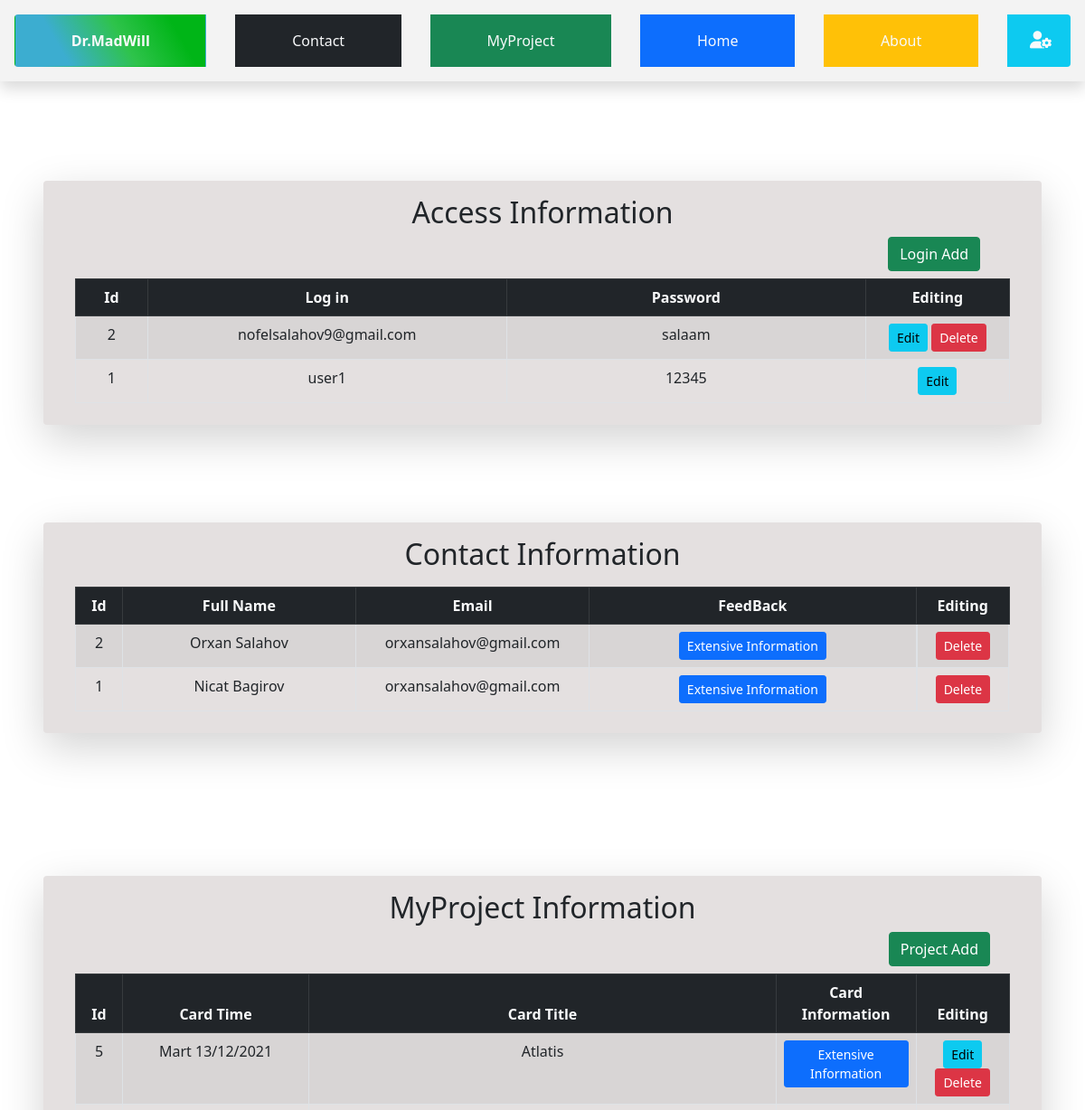
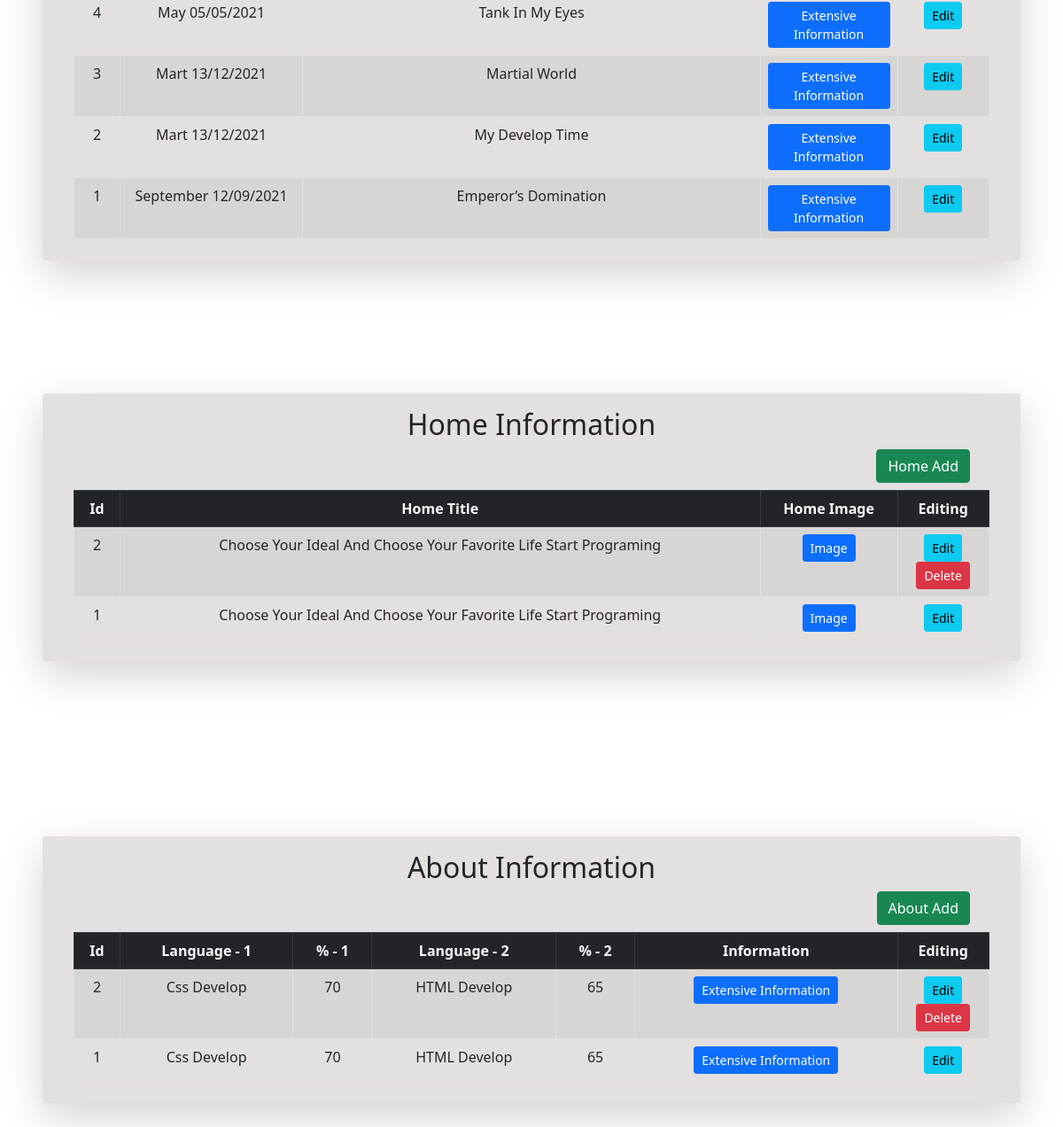
/admin/main/, run on the app's committed database (2 pictures, top to bottom).
### postd/models.py (models this page shows, shortened)
class Admin(db.Model):
    id = db.Column(db.Integer, primary_key=True)
    login= db.Column(db.String(100), unique=True, nullable=False)
    password = db.Column(db.String(100), nullable=False)

class Contactin(db.Model):
    id = db.Column(db.Integer, primary_key=True)
    fulname = db.Column(db.String(25), nullable=False)
    email = db.Column(db.String(50), nullable=False)
    message = db.Column(db.Text, nullable=False)

class Projectin(db.Model):
    id = db.Column(db.Integer, primary_key=True)
    protime = db.Column(db.String(25), nullable=False)
    protitle = db.Column(db.String(50), nullable=False)
    prosortcut = db.Column(db.String(80), nullable=False)
    projareya = db.Column(db.Text)
    cardTextadd=db.Column(db.String(210))
    projareya2 = db.Column(db.Text)
    projtitle = db.Column(db.String(100))
    listp = db.Column(db.String(70))
    listp1 = db.Column(db.String(70))
    listp2 = db.Column(db.String(70))
    listp3 = db.Column(db.String(70))
    listp4 = db.Column(db.String(70))
    listp5 = db.Column(db.String(70))
    listp6 = db.Column(db.String(70))
    listp7 = db.Column(db.String(70))
    projareya3 = db.Column(db.Text)
    proimg=db.Column(db.String(100))

class Homein(db.Model):
    id = db.Column(db.Integer, primary_key=True)
    info = db.Column(db.String(80), nullable=False)
    infoimg=db.Column(db.String(100))

class Aboutin(db.Model):
    id = db.Column(db.Integer, primary_key=True)
    aboutinfo1 = db.Column(db.String(160), nullable=False)
    aboutinfo2 = db.Column(db.String(160), nullable=False)
    disgen1 = db.Column(db.String(25),nullable=False)
    disgen1interest = db.Column(db.Integer,nullable=False)
    disgen2 = db.Column(db.String(25),nullable=False)
    disgen2interest = db.Column(db.Integer,nullable=False)
    disgen3 = db.Column(db.String(25),nullable=False)
    disgen3interest = db.Column(db.Integer,nullable=False)
    disgen4 = db.Column(db.String(25),nullable=False)
    disgen4interest = db.Column(db.Integer,nullable=False)
    disgen5 = db.Column(db.String(25),nullable=False)
    disgen5interest = db.Column(db.Integer,nullable=False)
    aboutinfoimg=db.Column(db.String(100))

### postd/routes.py (the view)
@app.route('/admin/main/',methods=['GET','POST'])
def adminmain():
    admin=Admin().query.all()
    admin=admin[::-1]
    contact=Contactin.query.all()
    contact=contact[::-1]
    home=Homein.query.all()
    home=home[::-1]
    project=Projectin.query.all()
    project=project[::-1]
    about=Aboutin.query.all()
    about=about[::-1]
    return render_template('admin/adminmain.html',contact=contact,home=home,about=about,project=project,admin=admin)

### postd/templates/admin/adminmain.html (shortened to what this page needs)
{% extends "admin/baseadmin.html" %}
{% block content %}
<div   class="d-flex flex-column align-items-center">
  <div  style="width:92%;background-color: #e4e0e0;"  class="d-flex  mb-2 p-2 rounded shadow-lg flex-column align-items-center" >
      <div class="d-flex mt-2 justify-content-center">
          <h2 >Access Information </h2>
      </div>
      <div style="width: 89%;" class="d-flex justify-content-end">
        <a class="btn btn-success " href="{{url_for('loginadd')}}">Login Add</a>
      </div>
      <table style="width: 95%;" class=" mt-2 text-center table table-hover table-striped table-bordered">
          <thead class="table-dark text-light">
              <tr style="text-align: center;" >
                  <th style="width:5% ;">Id </th>
                  <th class="w-25">Log in</th>
                  <th class="w-25">Password</th>
                  <th style="width: 10%;" >Editing</th>
              </tr>
          </thead>
          <tbody>
              {% for info in admin %}
                  <tr>
                      <td> {{info.id}} </td>
                      <td >{{info.login}}</td>
                      <td>
                        {{info.password}}
                      </td>
                      <td>
                          <a class="btn  btn-info btn-sm btn" href="{{url_for('editlogin', id=info.id)}}">Edit</a>
                          {% if info.id!=1 %}
                          <button type="button" class="btn btn-sm btn-danger" data-toggle="modal" data-target="#pe5exampleModalCenter{{info.id}}">
                              Delete
                          </button>
                          {% endif %}
                    </td>
                  </tr>
              {% endfor %}
          </tbody>
      </table>
  </div>
    <div  style="width:92%;background-color: #e4e0e0;"  class="d-flex  mb-2 p-2 rounded shadow-lg flex-column align-items-center" >
        <div class="d-flex mt-2 justify-content-center">
            <h2 >Contact Information </h2>
        </div>
        <table style="width: 95%;" class=" mt-2 text-center table table-hover table-striped table-bordered">
            <thead class="table-dark text-light">
                <tr style="text-align: center;" >
                    <th style="width:5% ;">Id </th>
                    <th class="w-25">Full Name</th>
                    <th class="w-25">Email</th>
                    <th>FeedBack</th>
                    <th style="width: 10%;" >Editing</th>
                </tr>
            </thead>
            <tbody>
                {% for info in contact %}
                    <tr>
                        <td> {{info.id}} </td>
                        <td class="text-capitalize">{{info.fulname}}</td>
                        <td>{{info.email}}</td>
                        <td>
                          <button type="button" class="btn btn-sm btn-primary" data-toggle="modal" data-target="#conexampleModalCenter{{info.id}}">
                            Extensive Information
                          </button>
                        </td>
                        <td class="d-flex justify-content-center" >
                            <button type="button" class="btn btn-sm btn-danger" data-toggle="modal" data-target="#cexampleModalCenter{{info.id}}">
                                Delete
                              </button>
                        </td>
                    </tr>
                {% endfor %}
            </tbody>
        </table>
    </div>
    <div  style="width:92%;background-color: #e4e0e0;"  class="d-flex  p-2 rounded shadow-lg flex-column align-items-center" >
        <div class="d-flex mt-2 justify-content-center">
            <h2 >MyProject Information </h2>
        </div>
        <div style="width: 91%;" class="d-flex justify-content-end">
            <a class="btn btn-success " href="{{url_for('adminpro')}}">Project Add</a>
        </div>
        <table style="width: 95%;" class=" mt-2 text-center table table-hover table-striped table-bordered">
            <thead class="table-dark text-light">
                <tr style="text-align: center;" >
                    <th style="width:5% ;" >Id</th>
                    <th style="width:20%;">Card Time</th>
                    <th >Card Title</th>
                    <th style="width:15%;" >Card Information</th>
                    <th style="width: 10%;" >Editing</th>
                </tr>
            </thead>
            <tbody>
                {% for info in project %}
                    <tr>
                        <td> {{info.id}} </td>
                        <td class="text-capitalize" >{{info.protime}}</td>
                        <td class="text-capitalize" >{{info.protitle}}</td>
                        <td>
                          <button type="button" class="btn btn-sm btn-primary" data-toggle="modal" data-target="#proexampleModalLong{{info.id}}">
                            Extensive Information
                          </button>
                        </td>
                        <td>
                            <a class="btn  btn-info btn-sm btn" href="{{url_for('editpro', id=info.id)}}">Edit</a>
                            {% if info.id>4  %}
                            <button type="button" class="btn btn-sm btn-danger" data-toggle="modal" data-target="#prseexampleModalCenter{{info.id}}">
                                Delete
                              </button>
                            {% endif %}
                        </td>
                    </tr>
                {% endfor %}
            </tbody>
        </table>
    </div>
    <div  style="width:92%;background-color: #e4e0e0;"  class="d-flex  p-2 rounded shadow-lg flex-column align-items-center" >
        <div class="d-flex mt-2 justify-content-center">
            <h2 >Home Information </h2>
        </div>
        <div style="width: 91%;" class="d-flex justify-content-end">
            <a class="btn btn-success " href="{{url_for('adminhome')}}">Home Add</a>
        </div>
        <table style="width: 95%;" class=" mt-2 text-center table table-hover table-striped table-bordered">
            <thead class="table-dark text-light">
                <tr style="text-align: center;" >
                    <th style="width:5% ;" >Id</th>
                    <th >Home Title</th>
                    <th style="width: 15%;">Home Image</th>
                    <th style="width: 10%;" >Editing</th>
                </tr>
            </thead>
            <tbody>
                {% for info in home %}
                    <tr>
                        <td> {{info.id}} </td>
                        <td class="text-capitalize" >
                          {{info.info}}
                        </td>
                        <td>
                          <button type="button" class="btn btn-sm btn-primary" data-toggle="modal" data-target="#hasexampleModalCenter{{info.id}}">
                            Image
                          </button>
                        </td>
                        <td>
                            <a class="btn  btn-info btn-sm btn" href="{{url_for('edithome', id=info.id)}}">Edit</a>
                            {% if info.id!=1 %}
                            <button type="button" class="btn btn-sm btn-danger" data-toggle="modal" data-target="#homexampleModalCenter{{info.id}}">
                                Delete
                              </button>
                              {% endif %}
                        </td>
                    </tr>
                {% endfor %}
            </tbody>
        </table>
    </div>
    <div  style="width:92%;background-color: #e4e0e0;margin:120px;"  class="d-flex mt-5 p-2 rounded shadow-lg flex-column align-items-center" >
        <div class="d-flex mt-2 justify-content-center">
            <h2 >About Information </h2>
        </div>
        <div style="width: 91%;" class="d-flex justify-content-end">
            <a class="btn btn-success " href="{{url_for('adminabout')}}">About Add</a>
        </div>
        <table style="width: 95%;" class=" mt-2 text-center table table-hover table-striped table-bordered">
            <thead class="table-dark text-light">
                <tr style="text-align: center;" >
                    <th style="width:5% ;" >Id</th>
                    <th  >Language - 1</th>
                    <th>% - 1</th>
                    <th  >Language - 2</th>
                    <th>% - 2</th>
                    <th >Information</th>
                    <th style="width: 10%;" >Editing</th>
                </tr>
            </thead>
            <tbody>
                {% for info in about %}
                    <tr>
                        <td> {{info.id}} </td>
                        <td class="text-capitalize" >{{info.disgen1}}</td>
                        <td class="text-capitalize" >{{info.disgen1interest}}</td>
                        <td class="text-capitalize" >{{info.disgen2}}</td>
                        <td class="text-capitalize" >{{info.disgen2interest}}</td>
                        <td>
                          <button type="button" class="btn btn-sm btn-primary" data-toggle="modal" data-target="#abbbexampleModalCenter{{info.id}}">
                            Extensive Information
                          </button>
                        </td>
                        <td>
                            <a class="btn  btn-info btn-sm btn" href="{{url_for('editabout', id=info.id)}}">Edit</a>
                            {% if info.id!=1 %}
                            <button type="button" class="btn btn-sm btn-danger" data-toggle="modal" data-target="#aexampleModalCenter{{info.id}}">
                                Delete
                              </button>
                            {% endif %}
                        </td>
                    </tr>
                {% endfor %}
            </tbody>
        </table>
    </div>
</div>
{% endblock %}

### postd/templates/admin/baseadmin.html (shortened to what this page needs)
<!DOCTYPE html>
<html lang="en">
<head>
  <link rel="stylesheet" href="https://cdnjs.cloudflare.com/ajax/libs/font-awesome/6.0.0-beta2/css/all.min.css" />
  <link rel="stylesheet" href="https://stackpath.bootstrapcdn.com/bootstrap/5.0.0-alpha1/css/bootstrap.min.css">
</head>
<body class="m-0 p-0">
  {% include 'admin/include/navbar.html' %}
    {% block content %}
    {% endblock %}
  </body>
</html>

### postd/templates/admin/include/navbar.html
<div style="background-color: #f3f3f3;  " class="btn-group fixed-top shadow d-flex justify-content-center  !spacing" role="group" aria-label="Basic example">
    <a style="background-image: linear-gradient(60deg, rgba(60,173,208,1) 25%, rgba(46,195,75,1) 56%, rgba(0,181,23,1) 83%); font-weight:800 ;" class="btn d-inline-block py-3 px-4  text-light m-3" href="{{url_for('main')}}">Dr.MadWill</a>
    <a class="btn d-inline-block py-3 px-4 bg-dark text-light m-3" href="{{url_for('adminmain')}}#contact">Contact</a>
    <a class="btn d-inline-block py-3 px-4 bg-success text-light m-3" href="{{url_for('adminmain')}}#project">MyProject</a>
    <a class="btn d-inline-block py-3 px-4 bg-primary text-light m-3" href="{{url_for('adminmain')}}#home">Home</a>
    <a class="btn d-inline-block py-3 px-4 bg-warning text-light m-3" href="{{url_for('adminmain')}}#about">About</a>
    <a style="max-width: 70px;" class="btn d-inline-block py-3 px-4 bg-info text-light m-3" href="{{url_for('adminmain')}}#acsess">
        <i style="font-size:1.2rem;" class="fas fa-user-cog"></i>
    </a>
</div>
<div style="height: 100px;"></div>

### postd/templates/admin/baseadmin.html (style rules this page uses)
html { scroll-behavior: smooth; }

### data on the page
Admin: id "2", login "nofelsalahov9@gmail.com", password "salaam"
Admin: id "1", login "user1", password "12345"
Contactin: id "2", fulname "Orxan Salahov", email "orxansalahov@gmail.com"
Contactin: id "1", fulname "Nicat Bagirov", email "orxansalahov@gmail.com"
Projectin: id "5", protime "Mart 13/12/2021", protitle "Atlatis"
Projectin: id "4", protime "May 05/05/2021", protitle "Tank In My Eyes"
Projectin: id "3", protime "Mart 13/12/2021", protitle "Martial World"
Projectin: id "2", protime "Mart 13/12/2021", protitle "My Develop Time"
Projectin: id "1", protime "September 12/09/2021", protitle "Emperor’s Domination"
Homein: id "2", info "Choose Your Ideal And Choose Your Favorite Life Start Programing"
Homein: id "1", info "Choose Your Ideal And Choose Your Favorite Life Start Programing"
Aboutin: id "2", disgen1 "Css Develop", disgen1interest "70", disgen2 "HTML Develop", disgen2interest "65"
Aboutin: id "1", disgen1 "Css Develop", disgen1interest "70", disgen2 "HTML Develop", disgen2interest "65"
